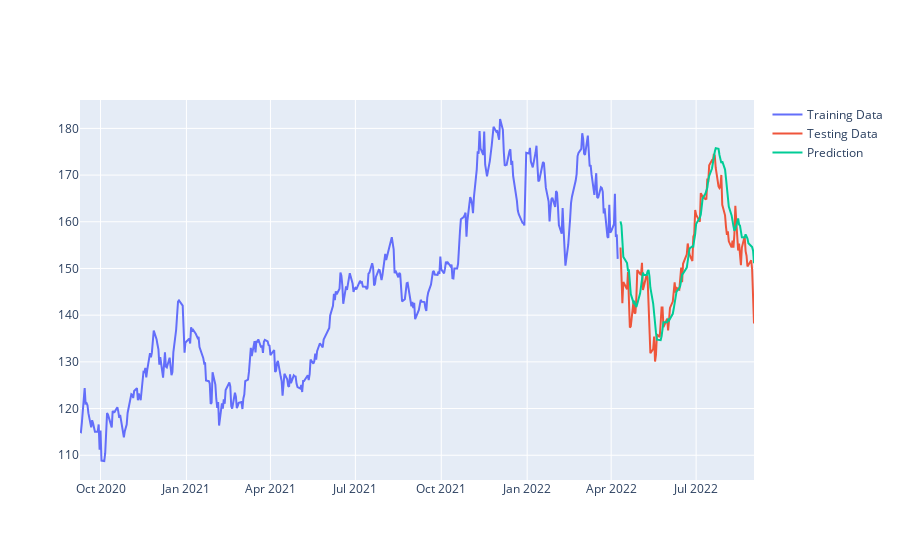

The notebook cell this image was saved under:
### Code cell
fig = go.Figure()
fig.add_trace(go.Scatter(x=train_df.index,y=train_df['y'],
                    mode='lines',
                    name='Training Data'))
fig.add_trace(go.Scatter(x=test_df.index,y=test_df['y'],
                    mode='lines',
                    name='Testing Data'))
fig.add_trace(go.Scatter(x=test_df.index,y=test_df['Predictions'],
                    mode='lines',
                    name='Prediction'))
